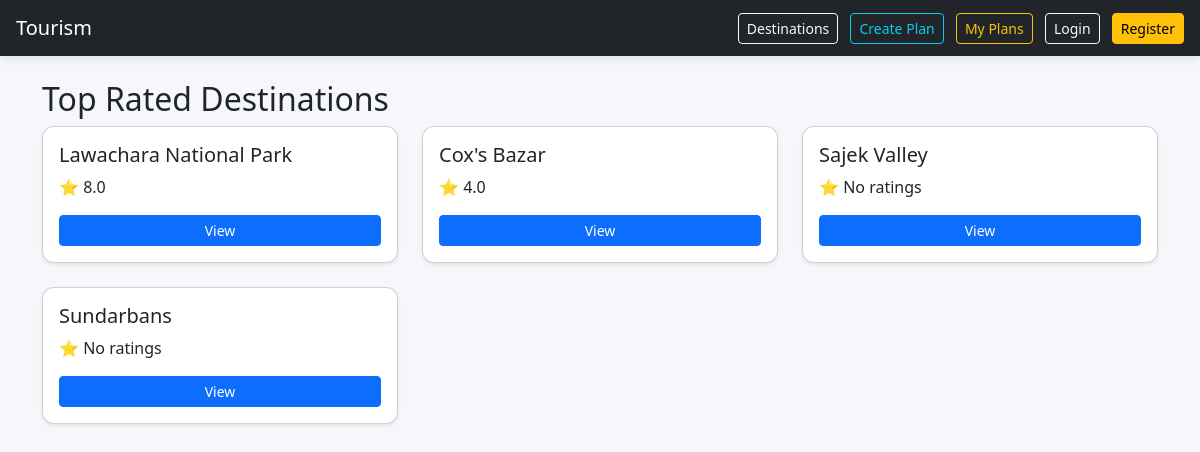
Page /top-destinations/ on the committed database.
### core/models.py (models this page shows, shortened)
class Destination(models.Model):
    name = models.CharField(max_length=200)
    description = models.TextField()
    image = models.ImageField(upload_to='destinations/', null=True, blank=True)
    location = models.CharField(max_length=200, default="Unknown")
    is_popular = models.BooleanField(default=False)

### core/views.py (the view)
# urls.py: path('top-destinations/', views.top_destinations, name='top_destinations'),
def top_destinations(request):
    destinations = Destination.objects.annotate(
        avg_rating=Avg('review__rating')
    ).order_by('-avg_rating')[:6]
    return render(request, 'top_destinations.html', {'destinations': destinations})

### templates/top_destinations.html
{% extends 'base.html' %}
{% block content %}
<h2>Top Rated Destinations</h2>
<div class="row">
{% for d in destinations %}
    <div class="col-md-4 mb-4">
        <div class="card p-3 shadow-sm">
            <h5>{{ d.name }}</h5>
            <p>⭐ {{ d.avg_rating|default:"No ratings" }}</p>
            <a href="/destinations/{{ d.id }}/" class="btn btn-primary btn-sm">
                View
            </a>
        </div>
    </div>
{% endfor %}
</div>
{% endblock %}

### templates/base.html (style rules this page uses)
body { background: #f5f7fb; }
.card { border-radius: 12px; transition: 0.3s; }

### rows in the picture
Destination: name "Lawachara National Park", avg_rating "8.0"
Destination: name "Cox's Bazar", avg_rating "4.0"
Destination: name "Sajek Valley", avg_rating "No ratings"
Destination: name "Sundarbans", avg_rating "No ratings"
